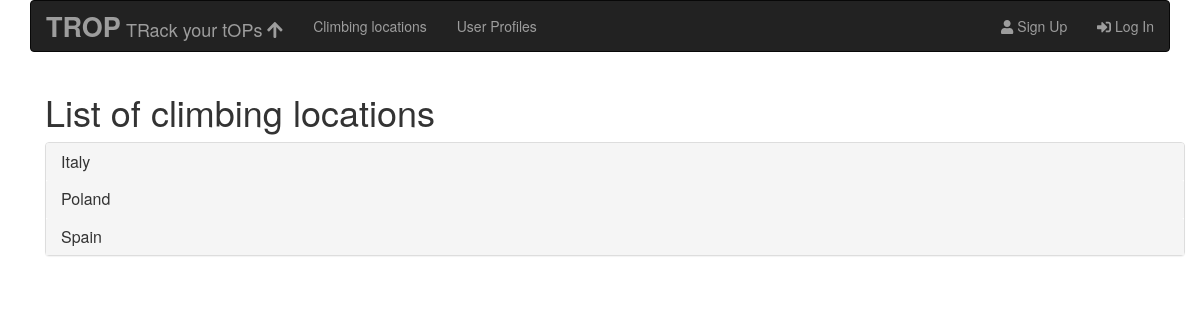
/routes/places/, run on the app's committed database.
### routes/models.py (models this page shows, shortened)
class Place(models.Model):
    name = models.CharField(max_length = 100)
    city = models.CharField(max_length = 100, verbose_name = 'Region')
    country = models.CharField(max_length = 100)
    location = PlainLocationField(based_fields=['city'], zoom=7)
    created_at = models.DateTimeField(auto_now_add=True)
    updated_at = models.DateTimeField(auto_now=True)
    class Meta:
        get_latest_by = 'created_at'
        ordering = ['country', 'city', 'name']

### routes/views.py (the view)
class PlaceList(ListView):
    model = Place
    template_name = 'routes/place_list.html'
    def get_queryset(self):
        self.place_dict = {}
        country_object_list = Place.objects.all()
        countries = set()
        for country in country_object_list:
            countries.add(country.country)
        for country in sorted(countries):
            city_object_list = Place.objects.all().filter(country=country)
            cities = set()
            for city in city_object_list:
                cities.add(city.city)
            self.place_dict[country] = {}
            for city in sorted(cities):
                    places = Place.objects.all().filter(city=city)
                    place_list = []
                    for place in places:
                        place_list.append(place)
                    self.place_dict[country][city] = place_list
    def get_context_data(self, **kwargs):
        context = super().get_context_data(**kwargs)
        context['place_dict'] = self.place_dict
        return context

### routes/templates/routes/place_list.html (shortened to what this page needs)
{% extends "routes/routes_base.html" %}
{% block route_content %}
  <h1>List of climbing locations</h1>
  <div class="panel-group">
    <div class="panel panel-default">
    {% for country, city_dict in place_dict.items %}
      <div class="panel-heading">
        <h3 class="panel-title">
          <a data-toggle = "collapse" href="#{{country|slugify}}">{{country}}</a>
        </h3>
      </div>
      {% endfor %}
    </div>
  </div>
{% endblock route_content %}

### data on the page
Place: place_dict "Italy"
Place: place_dict "Poland"
Place: place_dict "Spain"
